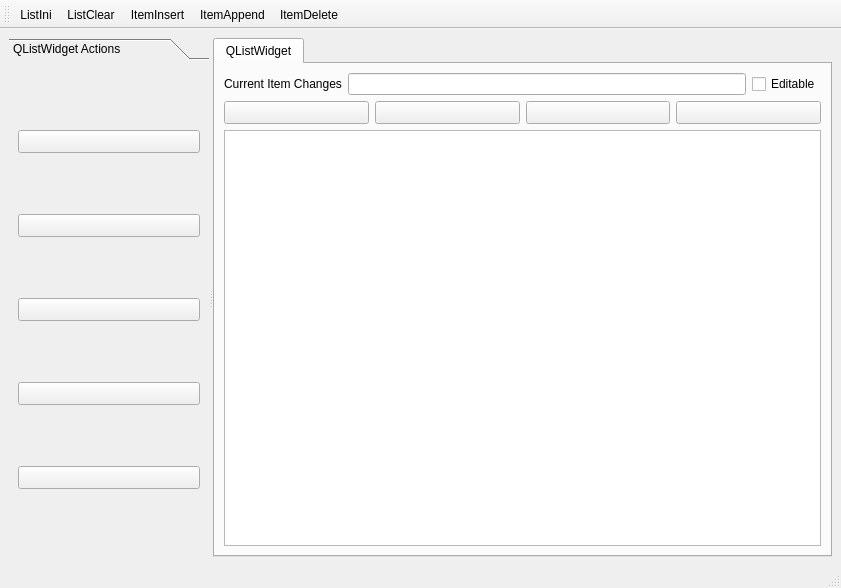
<?xml version="1.0" encoding="UTF-8"?>
<ui version="4.0">
 <class>MainWindow</class>
 <widget class="QMainWindow" name="MainWindow">
  <property name="geometry">
   <rect>
    <x>0</x>
    <y>0</y>
    <width>841</width>
    <height>588</height>
   </rect>
  </property>
  <property name="maximumSize">
   <size>
    <width>16777215</width>
    <height>16777215</height>
   </size>
  </property>
  <property name="windowTitle">
   <string>MainWindow</string>
  </property>
  <widget class="QWidget" name="centralwidget">
   <layout class="QVBoxLayout" name="verticalLayout">
    <item>
     <widget class="QSplitter" name="splitter">
      <property name="sizePolicy">
       <sizepolicy hsizetype="Expanding" vsizetype="Preferred">
        <horstretch>0</horstretch>
        <verstretch>0</verstretch>
       </sizepolicy>
      </property>
      <property name="orientation">
       <enum>Qt::Horizontal</enum>
      </property>
      <widget class="QToolBox" name="toolBox">
       <property name="sizePolicy">
        <sizepolicy hsizetype="Preferred" vsizetype="Preferred">
         <horstretch>0</horstretch>
         <verstretch>0</verstretch>
        </sizepolicy>
       </property>
       <property name="minimumSize">
        <size>
         <width>0</width>
         <height>0</height>
        </size>
       </property>
       <property name="maximumSize">
        <size>
         <width>200</width>
         <height>16777215</height>
        </size>
       </property>
       <property name="currentIndex">
        <number>0</number>
       </property>
       <widget class="QWidget" name="page">
        <property name="geometry">
         <rect>
          <x>0</x>
          <y>0</y>
          <width>200</width>
          <height>467</height>
         </rect>
        </property>
        <attribute name="label">
         <string>QListWidget Actions</string>
        </attribute>
        <layout class="QGridLayout" name="gridLayout_3">
         <item row="0" column="0">
          <widget class="QToolButton" name="tBtnIni">
           <property name="sizePolicy">
            <sizepolicy hsizetype="Preferred" vsizetype="Fixed">
             <horstretch>0</horstretch>
             <verstretch>0</verstretch>
            </sizepolicy>
           </property>
           <property name="text">
            <string/>
           </property>
          </widget>
         </item>
         <item row="1" column="0">
          <widget class="QToolButton" name="tBtnClear">
           <property name="sizePolicy">
            <sizepolicy hsizetype="Preferred" vsizetype="Fixed">
             <horstretch>0</horstretch>
             <verstretch>0</verstretch>
            </sizepolicy>
           </property>
           <property name="text">
            <string/>
           </property>
          </widget>
         </item>
         <item row="2" column="0">
          <widget class="QToolButton" name="tBtnItemInsert">
           <property name="sizePolicy">
            <sizepolicy hsizetype="Preferred" vsizetype="Fixed">
             <horstretch>0</horstretch>
             <verstretch>0</verstretch>
            </sizepolicy>
           </property>
           <property name="text">
            <string/>
           </property>
          </widget>
         </item>
         <item row="3" column="0">
          <widget class="QToolButton" name="tBtnItemAppend">
           <property name="sizePolicy">
            <sizepolicy hsizetype="Preferred" vsizetype="Fixed">
             <horstretch>0</horstretch>
             <verstretch>0</verstretch>
            </sizepolicy>
           </property>
           <property name="text">
            <string/>
           </property>
          </widget>
         </item>
         <item row="4" column="0">
          <widget class="QToolButton" name="tBtnItemDelete">
           <property name="sizePolicy">
            <sizepolicy hsizetype="Preferred" vsizetype="Fixed">
             <horstretch>0</horstretch>
             <verstretch>0</verstretch>
            </sizepolicy>
           </property>
           <property name="text">
            <string/>
           </property>
          </widget>
         </item>
        </layout>
       </widget>
      </widget>
      <widget class="QTabWidget" name="tabWidget">
       <property name="currentIndex">
        <number>0</number>
       </property>
       <widget class="QWidget" name="tab">
        <attribute name="title">
         <string>QListWidget</string>
        </attribute>
        <layout class="QGridLayout" name="gridLayout_6">
         <item row="0" column="0">
          <layout class="QHBoxLayout" name="horizontalLayout">
           <item>
            <widget class="QLabel" name="label">
             <property name="text">
              <string>Current Item Changes</string>
             </property>
            </widget>
           </item>
           <item>
            <widget class="QLineEdit" name="lineEdit"/>
           </item>
           <item>
            <widget class="QCheckBox" name="chkBox">
             <property name="text">
              <string>Editable</string>
             </property>
            </widget>
           </item>
          </layout>
         </item>
         <item row="1" column="0">
          <layout class="QHBoxLayout" name="horizontalLayout_2">
           <item>
            <widget class="QToolButton" name="tBtnSelItem">
             <property name="sizePolicy">
              <sizepolicy hsizetype="Expanding" vsizetype="Fixed">
               <horstretch>0</horstretch>
               <verstretch>0</verstretch>
              </sizepolicy>
             </property>
            </widget>
           </item>
           <item>
            <widget class="QToolButton" name="tBtnSelAll">
             <property name="sizePolicy">
              <sizepolicy hsizetype="Expanding" vsizetype="Fixed">
               <horstretch>0</horstretch>
               <verstretch>0</verstretch>
              </sizepolicy>
             </property>
             <property name="text">
              <string/>
             </property>
            </widget>
           </item>
           <item>
            <widget class="QToolButton" name="tBtnSelNon">
             <property name="sizePolicy">
              <sizepolicy hsizetype="Expanding" vsizetype="Fixed">
               <horstretch>0</horstretch>
               <verstretch>0</verstretch>
              </sizepolicy>
             </property>
             <property name="text">
              <string/>
             </property>
            </widget>
           </item>
           <item>
            <widget class="QToolButton" name="tBtnSelInvs">
             <property name="sizePolicy">
              <sizepolicy hsizetype="Expanding" vsizetype="Fixed">
               <horstretch>0</horstretch>
               <verstretch>0</verstretch>
              </sizepolicy>
             </property>
             <property name="text">
              <string/>
             </property>
            </widget>
           </item>
          </layout>
         </item>
         <item row="2" column="0">
          <widget class="QListWidget" name="listWidget"/>
         </item>
        </layout>
       </widget>
      </widget>
     </widget>
    </item>
   </layout>
  </widget>
  <widget class="QMenuBar" name="menubar">
   <property name="geometry">
    <rect>
     <x>0</x>
     <y>0</y>
     <width>841</width>
     <height>20</height>
    </rect>
   </property>
  </widget>
  <widget class="QStatusBar" name="statusbar"/>
  <widget class="QToolBar" name="toolBar">
   <property name="windowTitle">
    <string>toolBar</string>
   </property>
   <property name="toolButtonStyle">
    <enum>Qt::ToolButtonTextUnderIcon</enum>
   </property>
   <attribute name="toolBarArea">
    <enum>TopToolBarArea</enum>
   </attribute>
   <attribute name="toolBarBreak">
    <bool>false</bool>
   </attribute>
   <addaction name="acttIni"/>
   <addaction name="actClear"/>
   <addaction name="actItemInsert"/>
   <addaction name="actItemAppend"/>
   <addaction name="actItemDelete"/>
  </widget>
  <action name="acttIni">
   <property name="text">
    <string>ListIni</string>
   </property>
   <property name="shortcut">
    <string>Ctrl+I</string>
   </property>
  </action>
  <action name="actClear">
   <property name="text">
    <string>ListClear</string>
   </property>
  </action>
  <action name="actItemInsert">
   <property name="text">
    <string>ItemInsert</string>
   </property>
  </action>
  <action name="actItemAppend">
   <property name="text">
    <string>ItemAppend</string>
   </property>
  </action>
  <action name="actItemDelete">
   <property name="text">
    <string>ItemDelete</string>
   </property>
   <property name="shortcut">
    <string>Del</string>
   </property>
  </action>
  <action name="actSelectAll">
   <property name="text">
    <string>SelectAll</string>
   </property>
  </action>
  <action name="actSeletcNon">
   <property name="text">
    <string>SeletcNon</string>
   </property>
  </action>
  <action name="actQuit">
   <property name="text">
    <string>Quit</string>
   </property>
  </action>
  <action name="actSelPopMenu">
   <property name="text">
    <string>SelPopMenu</string>
   </property>
  </action>
  <action name="actSelInvs">
   <property name="text">
    <string>SelInvs</string>
   </property>
  </action>
 </widget>
 <resources/>
 <connections>
  <connection>
   <sender>actSelPopMenu</sender>
   <signal>triggered()</signal>
   <receiver>actSelInvs</receiver>
   <slot>trigger()</slot>
   <hints>
    <hint type="sourcelabel">
     <x>-1</x>
     <y>-1</y>
    </hint>
    <hint type="destinationlabel">
     <x>-1</x>
     <y>-1</y>
    </hint>
   </hints>
  </connection>
  <connection>
   <sender>actQuit</sender>
   <signal>triggered()</signal>
   <receiver>MainWindow</receiver>
   <slot>close()</slot>
   <hints>
    <hint type="sourcelabel">
     <x>-1</x>
     <y>-1</y>
    </hint>
    <hint type="destinationlabel">
     <x>420</x>
     <y>293</y>
    </hint>
   </hints>
  </connection>
 </connections>
</ui>
